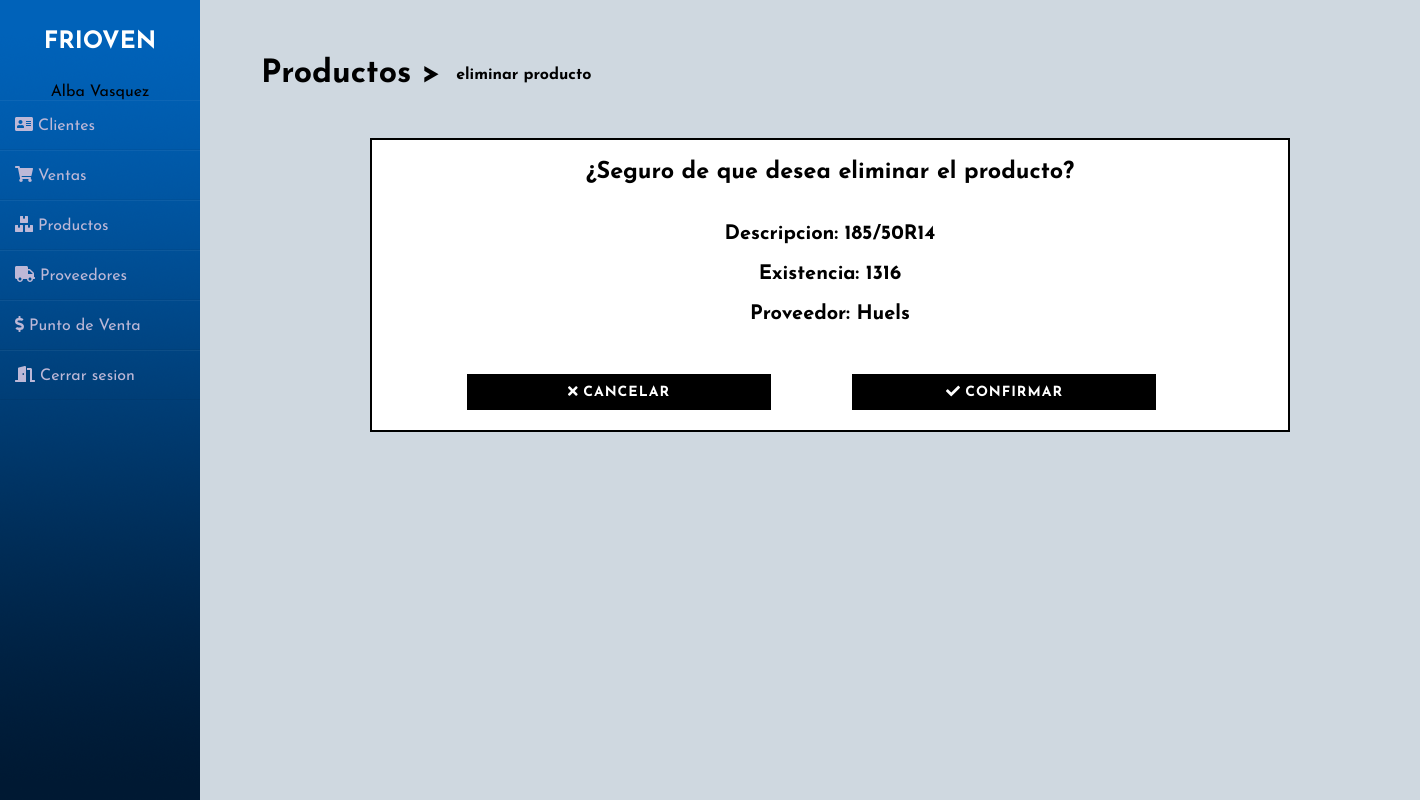
Page /u2/d_prd.php?id=1 (signed in) on the committed database.
### tables this page shows
CREATE TABLE `producto` (
  `idprod` int(11) NOT NULL,
  `descripcion` varchar(255) NOT NULL,
  `precio` decimal(10,2) NOT NULL,
  `existencia` int(11) NOT NULL,
  `idproveedor` int(11) NOT NULL,
  `activo` char(2) NOT NULL DEFAULT 'si'
);

CREATE TABLE `proveedor` (
  `idproveedor` int(11) NOT NULL,
  `nombreprov` varchar(255) NOT NULL,
  `representante` varchar(255) NOT NULL,
  `telefono` varchar(255) NOT NULL,
  `pais` varchar(255) NOT NULL,
  `activo` char(2) NOT NULL DEFAULT 'si'
);

### u2/d_prd.php (the view, shortened to what this page needs)
<?php
  include 'links/d_clientelinks.php';
  include 'back/conexion.php';
 ?>
<?php
    $id = $_GET["id"];
    $cons = "SELECT p.descripcion,p.existencia,pv.nombreprov FROM producto p JOIN proveedor pv ON p.idproveedor = pv.idproveedor WHERE idprod = $id";
    $ejec = mysqli_query($con,$cons);
    $rs = mysqli_fetch_array($ejec);
?>
<!DOCTYPE html>
<html>
<head>
</head>
<body>
	<div class="wrapper">
    <?php
    include 'links/sidebar.php';
    ?>
    <div class="main_content">
    <h1 class="black down"><a class="black" href="productos.php">Productos</a> ></h1>
    <h4 class="downr3">eliminar producto</h4>
    <div class="downp">
        <div class="conf">
          <h3 align="center">¿Seguro de que desea eliminar el producto?</h3><br><br>
          <h4 align="center">Descripcion: <?php echo $rs["descripcion"]; ?></h4><br>
          <h4 align="center">Existencia: <?php echo $rs["existencia"]; ?></h4><br>
          <h4 align="center">Proveedor: <?php echo $rs["nombreprov"]; ?></h4>
          <button class="bot bot2 btn btn-2" onclick="window.location.href = 'productos.php';" ><i class="fas fa-times"></i>  cancelar </button>
          <button class="bot bot2 btn btn-2" onclick="window.location.href = 'back/b_dprd.php?id=<?php echo $id ?>';" ><i class="fas fa-check"></i>  confirmar </button>
        </div>
    </div>
        </div>
    	</div>
</body>
</html>

### u2/css/cssgeneral.css (style rules this page uses)
.down { transform: translate(5%, 180%); }
.downr3 { transform: translate(21%, 220%); }
* { outline:none !important; }
a { text-decoration: none !important;outline: none !important; }
.downp { margin-left: 70px; margin-top: 90px; font-size: 20px; }

### u2/css/botones.css (style rules this page uses)
.btn { border: none; font-size: 20px; color: inherit; background: none; cursor: pointer; padding: 15px 40px; text-transform: uppercase; letter-spacing: 1px; font-weight: 700; outline: none; -webkit-transition: all 0.3s; -moz-transition: all 0.3s; transition: all 0.3s; }
.btn:after { content: ''; position: absolute; z-index: -1; -webkit-transition: all 0.3s; -moz-transition: all 0.3s; transition: all 0.3s; }
.btn:before { speak: none; font-style: normal; font-weight: normal; font-variant: normal; text-transform: none; line-height: 1; position: relative; -webkit-font-smoothing: antialiased; }
.btn-2 { background: black; color: #fff; }
.btn-2:before { position: absolute; height: 100%; left: 0; top: 0; line-height: 3; font-size: 140%; width: 60px; }

### u2/css/confirmardc.css (style rules this page uses)
.conf { padding: 20px; border: 2px solid black; width: 80%; margin-left: 100px; background: white; font-size: 20px; }

### u2/css/botones2.css (style rules this page uses)
.bot { margin-top: 50px; margin-left: 75px; padding: 10px; width: 304px; font-size: 14px; }

### u2/css/sidebar.css (style rules this page uses)
* { margin: 0; padding: 0; box-sizing: border-box; list-style: none; text-decoration: none; font-family: 'Josefin Sans', sans-serif; }
body { background-color: #00325e30; }
.wrapper { display: flex; position: relative; }
.wrapper .main_content { width: 100%; margin-left: 200px; }

### u2/fw/all.css (style rules this page uses)
.fa-check:before { content: "\f00c"; }
.fa-times:before { content: "\f00d"; }

### rows in the picture
producto: descripcion "185/50R14", existencia "1316", idproveedor.nombreprov "Huels"

### other values in the picture
$fn "Alba Vasquez"
